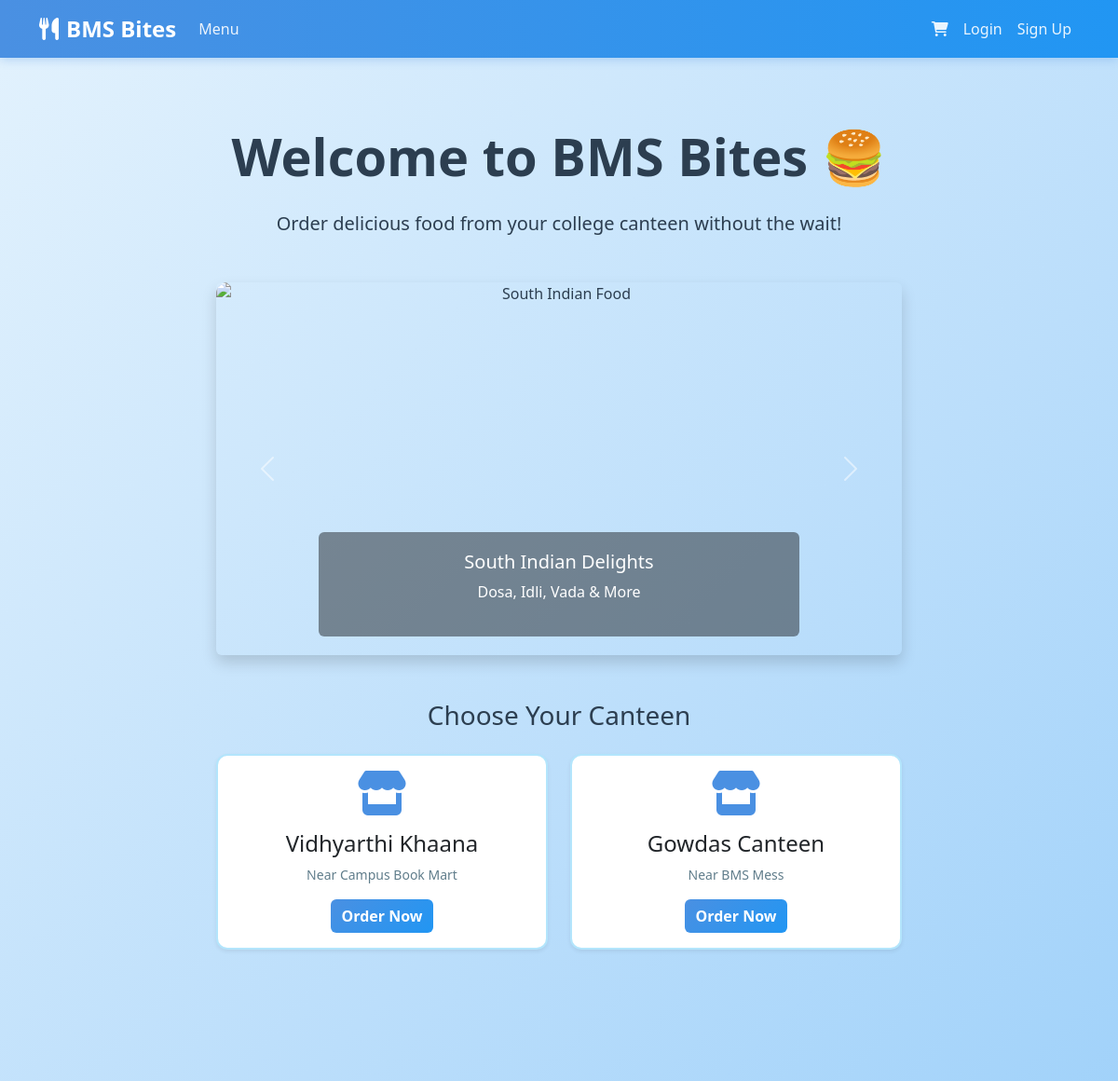
The app's page / (upper part), older data.
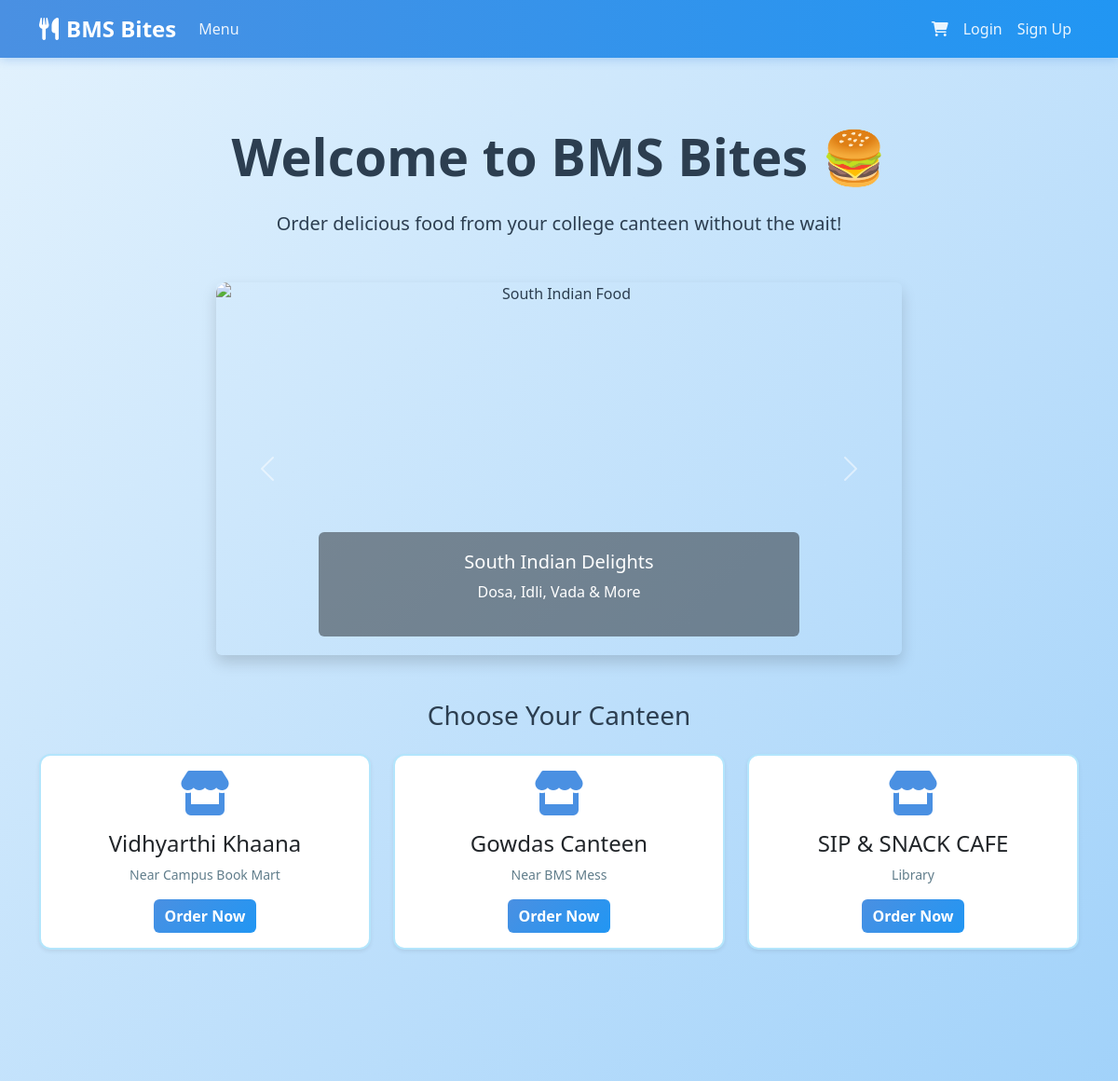
The same page, newer data.
### tables this page shows
CREATE TABLE canteens (
    id INTEGER PRIMARY KEY AUTOINCREMENT,
    name TEXT NOT NULL,
    location TEXT NOT NULL,
    description TEXT,
    opening_time TEXT,
    closing_time TEXT,
    is_open BOOLEAN DEFAULT 1,
    created_at TIMESTAMP DEFAULT CURRENT_TIMESTAMP
);

### routes/main.py (the view)
@main_bp.route('/')
def index():
    canteens = menu_mgr.get_canteens()
    return render_template('index.html', canteens=canteens)

### app.py (called while the page is built)
@app.context_processor
def inject_session():
    return dict(session=session)

### utils/menu_manager.py (called while the page is built)
    def get_canteens(self):
        conn = sqlite3.connect(self.db_path)
        df = pd.read_sql_query("SELECT * FROM canteens WHERE is_open=1", conn)
        conn.close()
        return df.to_dict('records')

### templates/index.html (shortened to what this page needs)
{% extends "layout.html" %}
{% block content %}
<div class="text-center py-5">
    <h1 class="display-4 fw-bold mb-4">Welcome to BMS Bites 🍔</h1>
    <p class="lead mb-5">Order delicious food from your college canteen without the wait!</p>
    <div class="row justify-content-center mb-5">
        <div class="col-md-8">
            <div id="carouselExample" class="carousel slide rounded overflow-hidden shadow" data-bs-ride="carousel">
                <div class="carousel-inner">
                    <div class="carousel-item active">
                        <img src="https://images.unsplash.com/photo-1630383249896-424e482df921?w=800&h=400&fit=crop"
                            class="d-block w-100" alt="South Indian Food" style="height: 400px; object-fit: cover;">
                        <div class="carousel-caption d-none d-md-block bg-dark bg-opacity-50 rounded">
                            <h5>South Indian Delights</h5>
                            <p>Dosa, Idli, Vada & More</p>
                        </div>
                    </div>
                </div>
                <button class="carousel-control-prev" type="button" data-bs-target="#carouselExample"
                    data-bs-slide="prev">
                    <span class="carousel-control-prev-icon"></span>
                </button>
                <button class="carousel-control-next" type="button" data-bs-target="#carouselExample"
                    data-bs-slide="next">
                    <span class="carousel-control-next-icon"></span>
                </button>
            </div>
        </div>
    </div>
    <h3 class="mb-4">Choose Your Canteen</h3>
    <div class="row justify-content-center g-4 mb-5">
        {% for canteen in canteens %}
        <div class="col-12 col-md-4">
            <div class="card h-100 shadow-sm">
                <div class="card-body text-center">
                    <i class="fas fa-store fa-3x text-primary mb-3"></i>
                    <h4>{{ canteen['name'] }}</h4>
                    <p class="text-muted small">{{ canteen['location'] }}</p>
                    <a href="{{ url_for('main.select_canteen', canteen_id=canteen['id']) }}"
                        class="btn btn-primary">Order Now</a>
                </div>
            </div>
        </div>
        {% endfor %}
    </div>
</div>
{% endblock %}

Row changes from the older to the newer data that the page shows:
added canteens: name "SIP & SNACK CAFE", location "Library"
